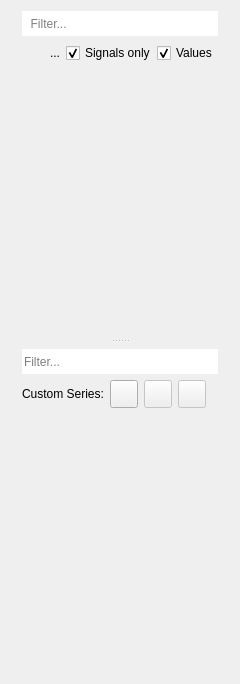
<?xml version="1.0" encoding="UTF-8"?>
<ui version="4.0">
 <class>CurveListPanel</class>
 <widget class="QWidget" name="CurveListPanel">
  <property name="geometry">
   <rect>
    <x>0</x>
    <y>0</y>
    <width>240</width>
    <height>684</height>
   </rect>
  </property>
  <property name="minimumSize">
   <size>
    <width>240</width>
    <height>0</height>
   </size>
  </property>
  <property name="maximumSize">
   <size>
    <width>600</width>
    <height>16777215</height>
   </size>
  </property>
  <property name="baseSize">
   <size>
    <width>280</width>
    <height>0</height>
   </size>
  </property>
  <property name="windowTitle">
   <string/>
  </property>
  <layout class="QVBoxLayout" name="verticalLayout_2">
   <property name="leftMargin">
    <number>0</number>
   </property>
   <property name="topMargin">
    <number>0</number>
   </property>
   <property name="rightMargin">
    <number>0</number>
   </property>
   <property name="bottomMargin">
    <number>0</number>
   </property>
   <item>
    <widget class="QWidget" name="widget" native="true">
     <layout class="QVBoxLayout" name="verticalLayout">
      <property name="topMargin">
       <number>0</number>
      </property>
      <item>
       <widget class="QSplitter" name="splitter">
        <property name="orientation">
         <enum>Qt::Vertical</enum>
        </property>
        <widget class="QWidget" name="layoutWidget">
         <layout class="QVBoxLayout" name="verticalLayoutTop" stretch="0,0,1">
          <property name="bottomMargin">
           <number>6</number>
          </property>
          <item>
           <widget class="LineEdit" name="lineEditFilter">
            <property name="minimumSize">
             <size>
              <width>0</width>
              <height>25</height>
             </size>
            </property>
            <property name="maximumSize">
             <size>
              <width>16777215</width>
              <height>16777215</height>
             </size>
            </property>
            <property name="focusPolicy">
             <enum>Qt::ClickFocus</enum>
            </property>
            <property name="toolTip">
             <string>&lt;html&gt;&lt;head/&gt;&lt;body&gt;&lt;p&gt;&lt;span style=&quot; font-weight:600;&quot;&gt;Search box.&lt;/span&gt;&lt;/p&gt;&lt;p&gt;Display only series that contain these strings.&lt;/p&gt;&lt;p&gt;&lt;span style=&quot; font-weight:600;&quot;&gt;Example&lt;/span&gt;:&lt;/p&gt;&lt;p&gt;Filter: &amp;quot;&lt;span style=&quot; font-weight:600;&quot;&gt;mot pos&lt;/span&gt;&amp;quot;&lt;br/&gt;matching with: &amp;quot;/&lt;span style=&quot; font-weight:600;&quot;&gt;mot&lt;/span&gt;or/&lt;span style=&quot; font-weight:600;&quot;&gt;pos&lt;/span&gt;ition&amp;quot;&lt;/p&gt;&lt;/body&gt;&lt;/html&gt;</string>
            </property>
            <property name="styleSheet">
             <string notr="true"/>
            </property>
            <property name="inputMask">
             <string notr="true" extracomment="Search"/>
            </property>
            <property name="frame">
             <bool>false</bool>
            </property>
            <property name="placeholderText">
             <string>  Filter...</string>
            </property>
            <property name="clearButtonEnabled">
             <bool>true</bool>
            </property>
           </widget>
          </item>
          <item>
           <layout class="QHBoxLayout" name="horizontalLayout_3" stretch="0,1,0,0">
            <property name="topMargin">
             <number>0</number>
            </property>
            <property name="bottomMargin">
             <number>8</number>
            </property>
            <item>
             <widget class="QPushButton" name="pushButtonTrash">
              <property name="minimumSize">
               <size>
                <width>22</width>
                <height>22</height>
               </size>
              </property>
              <property name="maximumSize">
               <size>
                <width>22</width>
                <height>22</height>
               </size>
              </property>
              <property name="toolTip">
               <string>&lt;html&gt;&lt;head/&gt;&lt;body&gt;&lt;p&gt;Remove all the time series or just the data point.&lt;/p&gt;&lt;/body&gt;&lt;/html&gt;</string>
              </property>
              <property name="text">
               <string/>
              </property>
              <property name="iconSize">
               <size>
                <width>18</width>
                <height>18</height>
               </size>
              </property>
              <property name="flat">
               <bool>true</bool>
              </property>
             </widget>
            </item>
            <item>
             <widget class="QLabel" name="labelNumberDisplayed">
              <property name="text">
               <string>...</string>
              </property>
              <property name="alignment">
               <set>Qt::AlignCenter</set>
              </property>
             </widget>
            </item>
            <item>
             <widget class="QCheckBox" name="checkBoxFlatSignals">
              <property name="focusPolicy">
               <enum>Qt::NoFocus</enum>
              </property>
              <property name="toolTip">
               <string>&lt;html&gt;&lt;head/&gt;&lt;body&gt;&lt;p&gt;Show signals as a flat list without message/group nodes.&lt;/p&gt;&lt;/body&gt;&lt;/html&gt;</string>
              </property>
              <property name="text">
               <string>Signals only</string>
              </property>
              <property name="checked">
               <bool>true</bool>
              </property>
             </widget>
            </item>
            <item>
             <widget class="QCheckBox" name="checkBoxShowValues">
              <property name="focusPolicy">
               <enum>Qt::NoFocus</enum>
              </property>
              <property name="toolTip">
               <string>&lt;html&gt;&lt;head/&gt;&lt;body&gt;&lt;p&gt;Show/Hide the second column with the current value of the time series.&lt;/p&gt;&lt;/body&gt;&lt;/html&gt;</string>
              </property>
              <property name="whatsThis">
               <string>&lt;html&gt;&lt;head/&gt;&lt;body&gt;&lt;p&gt;&lt;br/&gt;&lt;/p&gt;&lt;/body&gt;&lt;/html&gt;</string>
              </property>
              <property name="text">
               <string>Values</string>
              </property>
              <property name="checked">
               <bool>true</bool>
              </property>
             </widget>
            </item>
           </layout>
          </item>
          <item>
           <widget class="QWidget" name="listPlaceholder1" native="true"/>
          </item>
         </layout>
        </widget>
        <widget class="QWidget" name="layoutWidget1">
         <layout class="QVBoxLayout" name="verticalLayoutBottom" stretch="0,0,1">
          <property name="topMargin">
           <number>6</number>
          </property>
          <item>
           <widget class="LineEdit" name="lineEditCustomFilter">
            <property name="minimumSize">
             <size>
              <width>0</width>
              <height>25</height>
             </size>
            </property>
            <property name="toolTip">
             <string>&lt;html&gt;&lt;head/&gt;&lt;body&gt;&lt;p&gt;Search box to Custom Series&lt;/p&gt;&lt;/body&gt;&lt;/html&gt;</string>
            </property>
            <property name="inputMask">
             <string notr="true"/>
            </property>
            <property name="frame">
             <bool>false</bool>
            </property>
            <property name="placeholderText">
             <string>Filter...</string>
            </property>
            <property name="clearButtonEnabled">
             <bool>true</bool>
            </property>
           </widget>
          </item>
          <item>
           <layout class="QHBoxLayout" name="horizontalLayout_2" stretch="0,0,0,1,0">
            <property name="leftMargin">
             <number>0</number>
            </property>
            <item>
             <widget class="QLabel" name="label">
              <property name="text">
               <string>Custom Series:</string>
              </property>
             </widget>
            </item>
            <item>
             <widget class="QPushButton" name="buttonAddCustom">
              <property name="sizePolicy">
               <sizepolicy hsizetype="Preferred" vsizetype="Fixed">
                <horstretch>0</horstretch>
                <verstretch>0</verstretch>
               </sizepolicy>
              </property>
              <property name="minimumSize">
               <size>
                <width>28</width>
                <height>28</height>
               </size>
              </property>
              <property name="maximumSize">
               <size>
                <width>28</width>
                <height>28</height>
               </size>
              </property>
              <property name="focusPolicy">
               <enum>Qt::NoFocus</enum>
              </property>
              <property name="toolTip">
               <string>&lt;html&gt;&lt;head/&gt;&lt;body&gt;&lt;p&gt;Create a new timeseries&lt;/p&gt;&lt;/body&gt;&lt;/html&gt;</string>
              </property>
              <property name="text">
               <string/>
              </property>
              <property name="iconSize">
               <size>
                <width>20</width>
                <height>20</height>
               </size>
              </property>
              <property name="flat">
               <bool>false</bool>
              </property>
             </widget>
            </item>
            <item>
             <widget class="QPushButton" name="buttonEditCustom">
              <property name="enabled">
               <bool>false</bool>
              </property>
              <property name="sizePolicy">
               <sizepolicy hsizetype="Preferred" vsizetype="Fixed">
                <horstretch>0</horstretch>
                <verstretch>0</verstretch>
               </sizepolicy>
              </property>
              <property name="minimumSize">
               <size>
                <width>28</width>
                <height>28</height>
               </size>
              </property>
              <property name="maximumSize">
               <size>
                <width>28</width>
                <height>28</height>
               </size>
              </property>
              <property name="focusPolicy">
               <enum>Qt::NoFocus</enum>
              </property>
              <property name="toolTip">
               <string>&lt;html&gt;&lt;head/&gt;&lt;body&gt;&lt;p&gt;Modify the selected timeseries&lt;/p&gt;&lt;/body&gt;&lt;/html&gt;</string>
              </property>
              <property name="text">
               <string/>
              </property>
              <property name="iconSize">
               <size>
                <width>18</width>
                <height>18</height>
               </size>
              </property>
              <property name="flat">
               <bool>false</bool>
              </property>
             </widget>
            </item>
            <item>
             <widget class="QPushButton" name="buttonDeleteCustom">
              <property name="enabled">
               <bool>false</bool>
              </property>
              <property name="sizePolicy">
               <sizepolicy hsizetype="Preferred" vsizetype="Fixed">
                <horstretch>0</horstretch>
                <verstretch>0</verstretch>
               </sizepolicy>
              </property>
              <property name="minimumSize">
               <size>
                <width>28</width>
                <height>28</height>
               </size>
              </property>
              <property name="maximumSize">
               <size>
                <width>28</width>
                <height>28</height>
               </size>
              </property>
              <property name="focusPolicy">
               <enum>Qt::NoFocus</enum>
              </property>
              <property name="toolTip">
               <string>&lt;html&gt;&lt;head/&gt;&lt;body&gt;&lt;p&gt;Delete the selected timeseries&lt;/p&gt;&lt;/body&gt;&lt;/html&gt;</string>
              </property>
              <property name="text">
               <string/>
              </property>
              <property name="iconSize">
               <size>
                <width>18</width>
                <height>18</height>
               </size>
              </property>
              <property name="flat">
               <bool>false</bool>
              </property>
             </widget>
            </item>
            <item>
             <spacer name="horizontalSpacer">
              <property name="orientation">
               <enum>Qt::Horizontal</enum>
              </property>
              <property name="sizeHint" stdset="0">
               <size>
                <width>40</width>
                <height>20</height>
               </size>
              </property>
             </spacer>
            </item>
           </layout>
          </item>
          <item>
           <widget class="QWidget" name="listPlaceholder2" native="true"/>
          </item>
         </layout>
        </widget>
       </widget>
      </item>
     </layout>
    </widget>
   </item>
  </layout>
 </widget>
 <customwidgets>
  <customwidget>
   <class>LineEdit</class>
   <extends>QLineEdit</extends>
   <header>PlotJuggler/line_edit.h</header>
  </customwidget>
 </customwidgets>
 <layoutdefault spacing="6" margin="11"/>
 <resources/>
 <connections/>
</ui>
